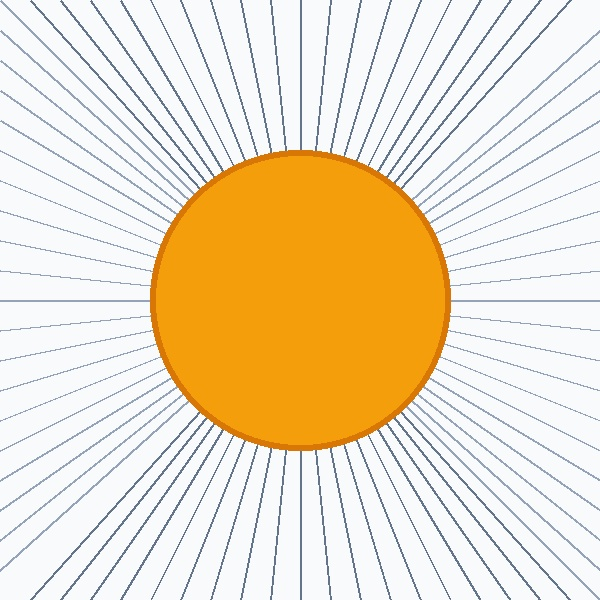
#> input picture sample_images/sample_pattern.jpg, 600 x 600 px
$ python -i video_pipeline.py   (imports and definitions only)
#> lines starting #> are read from the running program, lines starting #| are printed output that depends on the picture
from __future__ import annotations

import json
import math
import re
import shutil
import subprocess
import sys
import tempfile
import time
from pathlib import Path
from typing import Any, Callable

from PIL import Image, ImageFilter, ImageStat

from . import detectors
from .config import (
    CAP_DISAGREEMENT_DELTA,
    FRAME_SAMPLE_INTERVAL_SECONDS,
    LIKELY_AI_THRESHOLD,
    MAX_ANALYZED_FRAMES,
    MAX_FACE_TRACKS,
    NO_SIGNS_THRESHOLD,
    VIDEO_ANALYSIS_TIMEOUT_SECONDS,
    VIDEO_MAX_DURATION_SECONDS,
    VIDEO_MAX_FPS,
    VIDEO_MAX_RESOLUTION_HEIGHT,
    VIDEO_MAX_RESOLUTION_WIDTH,
    VIDEO_MAX_SIZE_BYTES,
    VIDEO_SCENE_SAMPLE_INTERVAL_SECONDS,
    VIDEO_SCENE_THRESHOLD,
)

ProgressCallback = Callable[[str, str, Any | None], None]

_SUPPORTED_CONTAINERS = {
    ".mp4": ("video/mp4", {b"ftyp"}),
    ".mov": ("video/quicktime", {b"ftyp"}),
    ".webm": ("video/webm", {b"\x1aE\xdf\xa3"}),
}


class VideoAnalysisError(ValueError):
    """A user-correctable video validation or analysis error."""


# [391 lines left out: functions _emit, validate_video_header, _remaining_timeout, _require_ffmpeg, _probe_video_with_ffmpeg, _parse_rate and 4 more, not called in this run]


def assess_frame_quality(frame_path: str | Path) -> dict[str, Any]:
#> called with frame_path = '../sample_images/sample_pattern.jpg'
    try:
        with Image.open(frame_path) as image:
#> image is the input picture: PIL image 600x600 RGB; mean R, G, B 237.9, 223.1, 197
            rgb = image.convert("RGB")
            width, height = rgb.size
#> width = 600; height = 600
            grayscale = rgb.convert("L")
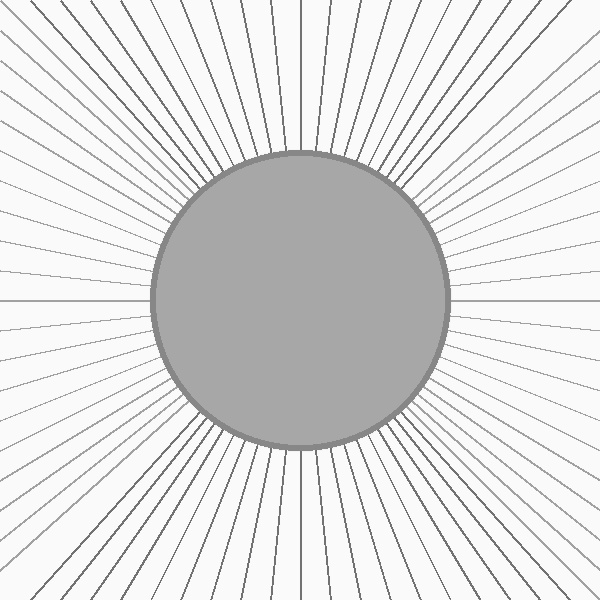
#> grayscale: PIL image 600x600 L; min 106, max 255, mean 224.5
            brightness = ImageStat.Stat(grayscale).mean[0]
#> brightness = 224.5
            edges = grayscale.filter(ImageFilter.FIND_EDGES)
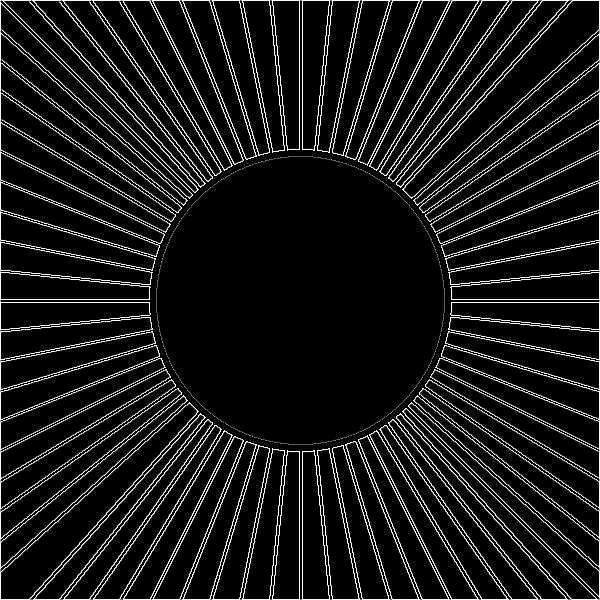
#> edges: PIL image 600x600 L; min 0, max 255, mean 26
            edge_detail = ImageStat.Stat(edges).stddev[0]
#> edge_detail = 68.75
            edges.close()
            grayscale.close()
            rgb.close()
    except (OSError, ValueError) as exc:
        raise VideoAnalysisError("FFmpeg produced a frame that could not be decoded as an image.") from exc

    reasons = []
    if min(width, height) < 160:
        reasons.append("low_resolution")
    if brightness < 4:
        reasons.append("very_dark")
    if brightness > 251:
        reasons.append("overexposed")
    if edge_detail < 1.0:
        reasons.append("low_detail")
    return {
        "width": width,
        "height": height,
        "brightness_mean": round(brightness, 2),
        "edge_detail": round(edge_detail, 2),
        "usable": not reasons,
        "limitations": reasons,
    }


# [261 lines left out: functions _frame_signal, aggregate_video_evidence, analyze_video, not called in this run]

>>> result = assess_frame_quality('../sample_images/sample_pattern.jpg')
#> result = {'width': 600, 'height': 600, 'brightness_mean': 224.6, 'edge_detail': 68.75, 'usable': True, 'limitations': []}
